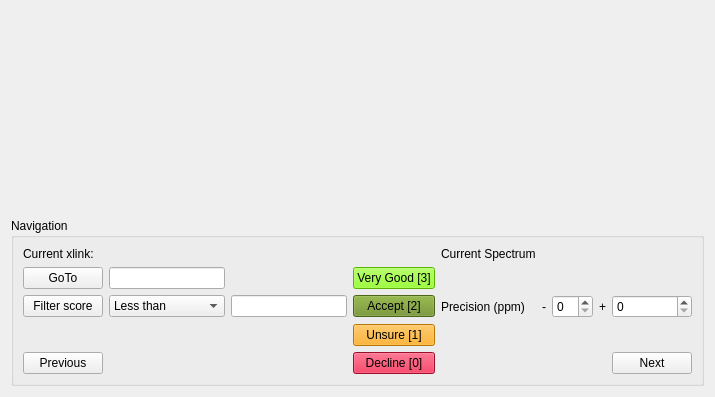
<?xml version="1.0" encoding="UTF-8"?>
<ui version="4.0">
 <class>Spectrum</class>
 <widget class="QWidget" name="Spectrum">
  <property name="geometry">
   <rect>
    <x>0</x>
    <y>0</y>
    <width>715</width>
    <height>397</height>
   </rect>
  </property>
  <property name="cursor">
   <cursorShape>ArrowCursor</cursorShape>
  </property>
  <property name="windowTitle">
   <string>Spectrum Assignment</string>
  </property>
  <property name="windowIcon">
   <iconset resource="../croco.qrc">
    <normaloff>:/images/data/images/python-icon.png</normaloff>:/images/data/images/python-icon.png</iconset>
  </property>
  <layout class="QVBoxLayout" name="verticalLayout">
   <item>
    <widget class="QWidget" name="toolbar" native="true"/>
   </item>
   <item>
    <widget class="QWidget" name="canvas" native="true">
     <property name="baseSize">
      <size>
       <width>0</width>
       <height>0</height>
      </size>
     </property>
    </widget>
   </item>
   <item>
    <widget class="QGroupBox" name="navigation">
     <property name="title">
      <string>Navigation</string>
     </property>
     <layout class="QGridLayout" name="gridLayout_2">
      <item row="0" column="0">
       <widget class="QLabel" name="label_5">
        <property name="text">
         <string>Current xlink:</string>
        </property>
       </widget>
      </item>
      <item row="0" column="4">
       <widget class="QLabel" name="label_4">
        <property name="text">
         <string>Current Spectrum</string>
        </property>
       </widget>
      </item>
      <item row="1" column="0">
       <widget class="QPushButton" name="assign_goto_btn">
        <property name="text">
         <string>GoTo</string>
        </property>
       </widget>
      </item>
      <item row="1" column="1">
       <widget class="QLineEdit" name="assign_goto_edit"/>
      </item>
      <item row="1" column="3">
       <widget class="QPushButton" name="assign_score_good_btn">
        <property name="styleSheet">
         <string notr="true">QPushButton:pressed {background-color: rgb(154,205,50)}
QPushButton {background-color: rgb(124,252,0)}</string>
        </property>
        <property name="text">
         <string>Very Good [3]</string>
        </property>
        <property name="shortcut">
         <string>G</string>
        </property>
       </widget>
      </item>
      <item row="2" column="0">
       <widget class="QPushButton" name="assign_filter_btn">
        <property name="text">
         <string>Filter score</string>
        </property>
       </widget>
      </item>
      <item row="2" column="1">
       <widget class="QComboBox" name="assign_filter_dropdown">
        <property name="currentText">
         <string>Less than</string>
        </property>
        <property name="currentIndex">
         <number>0</number>
        </property>
        <item>
         <property name="text">
          <string>Less than</string>
         </property>
        </item>
        <item>
         <property name="text">
          <string>Greater than</string>
         </property>
        </item>
       </widget>
      </item>
      <item row="2" column="2">
       <widget class="QLineEdit" name="assign_filter_edit"/>
      </item>
      <item row="2" column="3">
       <widget class="QPushButton" name="assign_score_accept">
        <property name="styleSheet">
         <string notr="true">QPushButton:pressed {background-color: rgb(154,205,50)}
QPushButton {background-color: rgb(107,142,35)}</string>
        </property>
        <property name="text">
         <string>Accept [2]</string>
        </property>
        <property name="shortcut">
         <string>2</string>
        </property>
       </widget>
      </item>
      <item row="2" column="4">
       <widget class="QLabel" name="label_6">
        <property name="text">
         <string>Precision (ppm)</string>
        </property>
       </widget>
      </item>
      <item row="2" column="5">
       <widget class="QLabel" name="label_7">
        <property name="text">
         <string>-</string>
        </property>
       </widget>
      </item>
      <item row="2" column="6">
       <widget class="QSpinBox" name="spinBox"/>
      </item>
      <item row="2" column="7">
       <widget class="QLabel" name="label_8">
        <property name="text">
         <string>+</string>
        </property>
       </widget>
      </item>
      <item row="2" column="8">
       <widget class="QSpinBox" name="spinBox_2"/>
      </item>
      <item row="3" column="3">
       <widget class="QPushButton" name="assign_score_unsure_btn">
        <property name="styleSheet">
         <string notr="true">QPushButton:pressed {background-color: rgb(255,215,0)}
QPushButton {background-color: rgb(255,165,0)}</string>
        </property>
        <property name="text">
         <string>Unsure [1]</string>
        </property>
        <property name="shortcut">
         <string>1</string>
        </property>
       </widget>
      </item>
      <item row="4" column="0">
       <widget class="QPushButton" name="assign_previous_btn">
        <property name="text">
         <string>Previous</string>
        </property>
       </widget>
      </item>
      <item row="4" column="3">
       <widget class="QPushButton" name="assign_score_decline_btn">
        <property name="styleSheet">
         <string notr="true">QPushButton {background-color: rgb(220,20,60)}
QPushButton:pressed {background-color: rgb(250,128,114)}</string>
        </property>
        <property name="text">
         <string>Decline [0]</string>
        </property>
        <property name="shortcut">
         <string>0</string>
        </property>
       </widget>
      </item>
      <item row="4" column="8">
       <widget class="QPushButton" name="assign_next_btn">
        <property name="text">
         <string>Next</string>
        </property>
       </widget>
      </item>
     </layout>
    </widget>
   </item>
  </layout>
 </widget>
 <resources>
  <include location="../croco.qrc"/>
 </resources>
 <connections/>
</ui>
